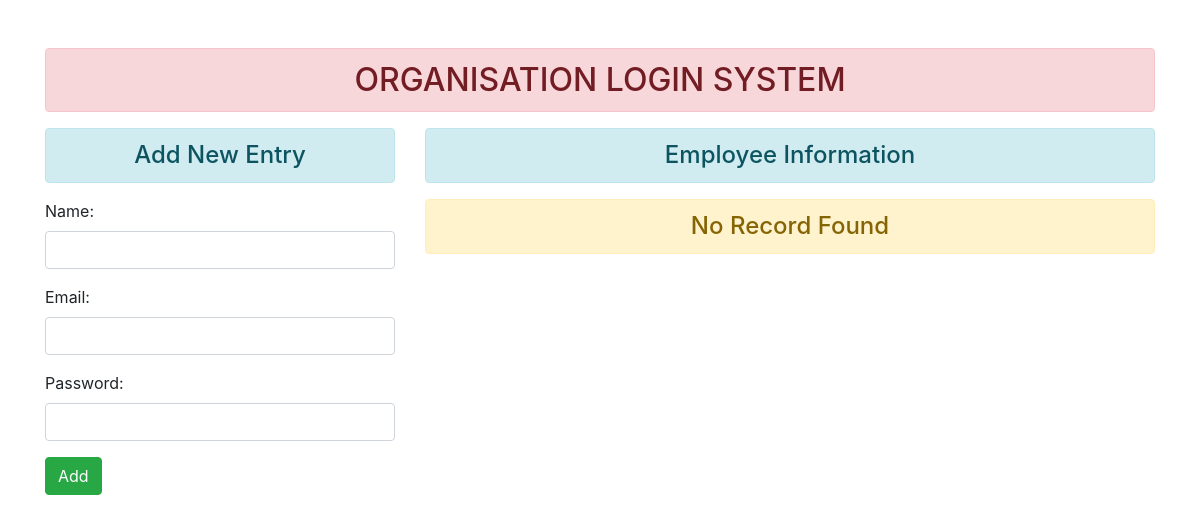
Before: / with the older database file.
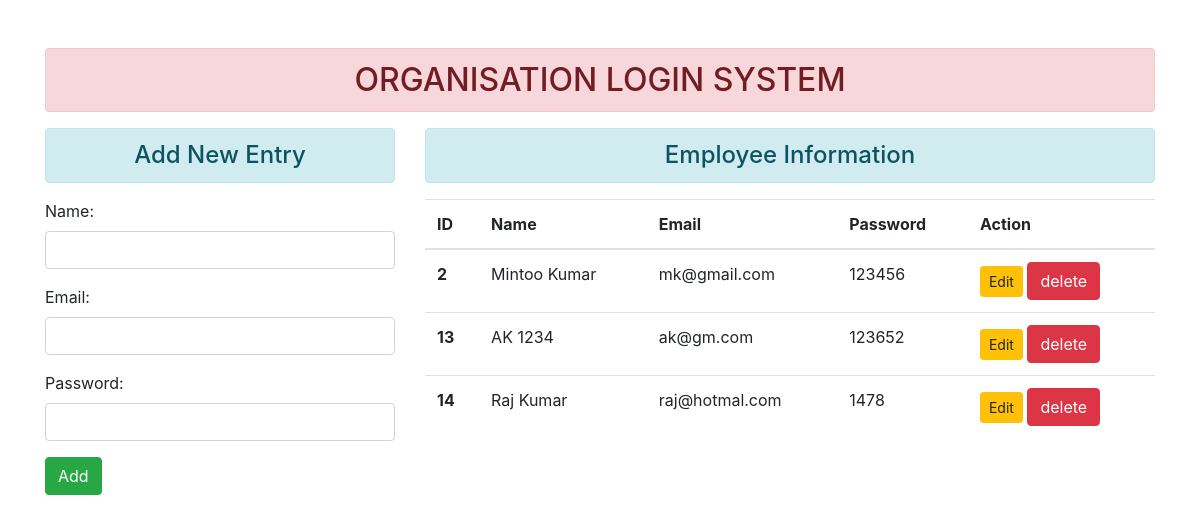
After: the same page with the newer database file.
### registration/models.py (models this page shows)
class User(models.Model):
    name = models.CharField('Name',max_length=70)
    email = models.EmailField('Email',max_length=70)
    password = models.CharField('Password',max_length=70)

### registration/views.py (the view)
# urls.py: path('', views.add_show, name="addandshow"),
def add_show(request):
    if request.method == 'POST':
        fm = EmployeeRegistration(request.POST)
        if fm.is_valid():
            name = fm.cleaned_data['name']
            email = fm.cleaned_data['email']
            password = fm.cleaned_data['password']
            cln = User(name=name, email=email,password=password)
            cln.save()
            fm = EmployeeRegistration()
    else:
        fm = EmployeeRegistration()
    emp = User.objects.all()
    return render(request, 'registration/addandshow.html',{'form':fm, 'em':emp})

### registration/froms.py
class EmployeeRegistration(forms.ModelForm):
    class Meta:
        model = User
        fields = ['name', 'email', 'password']
        widgets = {
            'name': forms.TextInput(attrs={'class':'form-control'}),
            'email': forms.EmailInput(attrs={'class':'form-control'}),
            'password': forms.PasswordInput(render_value=True, attrs={'class':'form-control'})
        }

### registration/templates/registration/addandshow.html (shortened to what this page needs)
{% extends 'registration/base.html' %}
{% block content %}
<div class="row">
    <div class="col-sm-4">
        <h4 class="text-center alert alert-info">Add New Entry</h4>
        <form action="" method="POST">
            {{form.as_p}}
            <input type="submit" value="Add" class="btn btn-success">
        </form>
    </div>
    <div class="col-sm-8" >
        <h4 class="text-center alert alert-info">Employee Information</h4>
        {% if em %}
        <table class="table table-hover">
            <thead>
              <tr>
                <th scope="col">ID</th>
                <th scope="col">Name</th>
                <th scope="col">Email</th>
                <th scope="col">Password</th>
                <th scope="col">Action</th>
              </tr>
            </thead>
            <tbody>
                {% for detail in em %}
                <tr>
                    <th scope="row">{{detail.id}}</th>
                    <td>{{detail.name}}</td>
                    <td>{{detail.email}}</td>
                    <td>{{detail.password}}</td>
                    <td>
                    <a href="{% url 'updatedata' detail.id %}" class="btn btn-warning btn-sm">Edit</a>
                    <form action="{% url 'deletedata' detail.id %}"method="post" class="d-inline">{% csrf_token %}
                        <input type="submit" class="btn btn-danger" value="delete">
                    </form>
                    </td>
                </tr>
                {% endfor %}
            </tbody>
          </table>
        {% else %}
            <h4 class="text-center alert alert-warning">No Record Found</h4>
        {% endif %}
    </div>
</div>
{% endblock content %}

### registration/templates/registration/base.html (shortened to what this page needs)
<!DOCTYPE html>
{% load static %}
<html lang="en">
<head>
    <link rel="stylesheet" href="{% static 'registration/css/bootstrap.css' %}">
</head>
<body>
    <div class="container mt-5">
        <h2 class="text-center alert alert-danger" >ORGANISATION LOGIN SYSTEM</h2>
           {% block content %}{% endblock content %}
    </div>
</body>
</html>

Changed rows visible on the page:
added User: id "2", name "Mintoo Kumar", email "mk@gmail.com", password "123456"
added User: id "13", name "AK 1234", email "ak@gm.com", password "123652"
added User: id "14", name "Raj Kumar", email "raj@hotmal.com", password "1478"
Other visible differences:
text no longer shown: "No Record Found"
text now shown: "ID Name Email Password Action"
